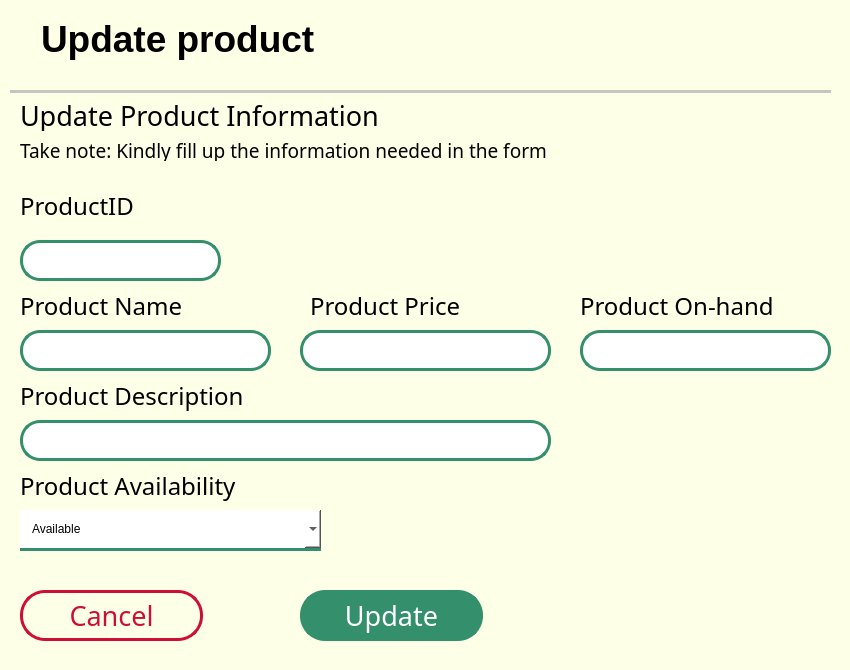
    <widget class="QFrame" name="ProdUptFrame">
     <property name="geometry">
      <rect>
       <x>240</x>
       <y>10</y>
       <width>850</width>
       <height>670</height>
      </rect>
     </property>
     <property name="styleSheet">
      <string notr="true">background-color: rgb(254, 255, 231);
border-radius:20px;</string>
     </property>
     <property name="frameShape">
      <enum>QFrame::StyledPanel</enum>
     </property>
     <property name="frameShadow">
      <enum>QFrame::Raised</enum>
     </property>
     <widget class="QFrame" name="DashboardTitle_7">
      <property name="geometry">
       <rect>
        <x>19</x>
        <y>9</y>
        <width>811</width>
        <height>71</height>
       </rect>
      </property>
      <property name="frameShape">
       <enum>QFrame::StyledPanel</enum>
      </property>
      <property name="frameShadow">
       <enum>QFrame::Raised</enum>
      </property>
      <layout class="QFormLayout" name="formLayout_7">
       <item row="0" column="0">
        <widget class="QLabel" name="label_45">
         <property name="text">
          <string/>
         </property>
         <property name="pixmap">
          <pixmap>Resize resources/stationery.png</pixmap>
         </property>
         <property name="scaledContents">
          <bool>true</bool>
         </property>
        </widget>
       </item>
       <item row="0" column="1">
        <widget class="QLabel" name="label_46">
         <property name="styleSheet">
          <string notr="true">font: 20pt &quot;Century Gothic&quot;;</string>
         </property>
         <property name="text">
          <string>&lt;html&gt;&lt;head/&gt;&lt;body&gt;&lt;p&gt;&lt;span style=&quot; font-size:28pt; font-weight:600;&quot;&gt;Update product&lt;/span&gt;&lt;/p&gt;&lt;/body&gt;&lt;/html&gt;</string>
         </property>
         <property name="alignment">
          <set>Qt::AlignJustify|Qt::AlignVCenter</set>
         </property>
        </widget>
       </item>
      </layout>
     </widget>
     <widget class="Line" name="line_8">
      <property name="geometry">
       <rect>
        <x>10</x>
        <y>90</y>
        <width>821</width>
        <height>3</height>
       </rect>
      </property>
      <property name="styleSheet">
       <string notr="true">background-color: rgb(197, 197, 197);</string>
      </property>
      <property name="orientation">
       <enum>Qt::Horizontal</enum>
      </property>
     </widget>
     <widget class="QLabel" name="label_47">
      <property name="geometry">
       <rect>
        <x>20</x>
        <y>100</y>
        <width>723</width>
        <height>31</height>
       </rect>
      </property>
      <property name="font">
       <font>
        <family>Century Gothic</family>
        <pointsize>20</pointsize>
       </font>
      </property>
      <property name="styleSheet">
       <string notr="true"/>
      </property>
      <property name="text">
       <string>Update Product Information</string>
      </property>
      <property name="alignment">
       <set>Qt::AlignJustify|Qt::AlignVCenter</set>
      </property>
     </widget>
     <widget class="QLabel" name="label_48">
      <property name="geometry">
       <rect>
        <x>20</x>
        <y>140</y>
        <width>801</width>
        <height>21</height>
       </rect>
      </property>
      <property name="font">
       <font>
        <family>Century Gothic</family>
        <pointsize>14</pointsize>
       </font>
      </property>
      <property name="styleSheet">
       <string notr="true"/>
      </property>
      <property name="text">
       <string>Take note: Kindly fill up the information needed in the form</string>
      </property>
      <property name="alignment">
       <set>Qt::AlignJustify|Qt::AlignVCenter</set>
      </property>
     </widget>
     <widget class="QLineEdit" name="prodUptId">
      <property name="geometry">
       <rect>
        <x>20</x>
        <y>240</y>
        <width>201</width>
        <height>41</height>
       </rect>
      </property>
      <property name="font">
       <font>
        <family>Century Gothic</family>
        <pointsize>18</pointsize>
       </font>
      </property>
      <property name="styleSheet">
       <string notr="true">QLineEdit{
border-radius:20px;
border-style:solid;
border-width:3px;
border-color: rgba(52,143,108,255);
background-color: rgb(255, 255, 255);
padding-left:10px;
}</string>
      </property>
     </widget>
     <widget class="QLabel" name="label_49">
      <property name="geometry">
       <rect>
        <x>20</x>
        <y>190</y>
        <width>151</width>
        <height>31</height>
       </rect>
      </property>
      <property name="font">
       <font>
        <family>Century Gothic</family>
        <pointsize>18</pointsize>
        <weight>50</weight>
        <bold>false</bold>
       </font>
      </property>
      <property name="text">
       <string>ProductID</string>
      </property>
      <property name="alignment">
       <set>Qt::AlignJustify|Qt::AlignVCenter</set>
      </property>
     </widget>
     <widget class="QLabel" name="label_50">
      <property name="geometry">
       <rect>
        <x>20</x>
        <y>290</y>
        <width>351</width>
        <height>31</height>
       </rect>
      </property>
      <property name="font">
       <font>
        <family>Century Gothic</family>
        <pointsize>18</pointsize>
        <weight>50</weight>
        <bold>false</bold>
       </font>
      </property>
      <property name="text">
       <string>Product Name</string>
      </property>
      <property name="alignment">
       <set>Qt::AlignJustify|Qt::AlignVCenter</set>
      </property>
     </widget>
     <widget class="QLabel" name="label_51">
      <property name="geometry">
       <rect>
        <x>310</x>
        <y>290</y>
        <width>723</width>
        <height>31</height>
       </rect>
      </property>
      <property name="font">
       <font>
        <family>Century Gothic</family>
        <pointsize>18</pointsize>
        <weight>50</weight>
        <bold>false</bold>
       </font>
      </property>
      <property name="text">
       <string>Product Price</string>
      </property>
      <property name="alignment">
       <set>Qt::AlignJustify|Qt::AlignVCenter</set>
      </property>
     </widget>
     <widget class="QLabel" name="label_52">
      <property name="geometry">
       <rect>
        <x>20</x>
        <y>470</y>
        <width>351</width>
        <height>31</height>
       </rect>
      </property>
      <property name="font">
       <font>
        <family>Century Gothic</family>
        <pointsize>18</pointsize>
        <weight>50</weight>
        <bold>false</bold>
       </font>
      </property>
      <property name="text">
       <string>Product Availability</string>
      </property>
      <property name="alignment">
       <set>Qt::AlignJustify|Qt::AlignVCenter</set>
      </property>
     </widget>
     <widget class="QLabel" name="label_53">
      <property name="geometry">
       <rect>
        <x>20</x>
        <y>380</y>
        <width>351</width>
        <height>31</height>
       </rect>
      </property>
      <property name="font">
       <font>
        <family>Century Gothic</family>
        <pointsize>18</pointsize>
        <weight>50</weight>
        <bold>false</bold>
       </font>
      </property>
      <property name="text">
       <string>Product Description</string>
      </property>
      <property name="alignment">
       <set>Qt::AlignJustify|Qt::AlignVCenter</set>
      </property>
     </widget>
     <widget class="QPushButton" name="prodUptCancel_btn">
      <property name="geometry">
       <rect>
        <x>20</x>
        <y>590</y>
        <width>183</width>
        <height>51</height>
       </rect>
      </property>
      <property name="font">
       <font>
        <family>Century Gothic</family>
        <pointsize>20</pointsize>
       </font>
      </property>
      <property name="styleSheet">
       <string notr="true">QPushButton{
color: rgb(206, 14, 54);
border-radius:25px;
border-style:solid;
border-width:3px;
border-color: rgb(206, 14, 54);
}
</string>
      </property>
      <property name="text">
       <string>Cancel</string>
      </property>
      <property name="iconSize">
       <size>
        <width>40</width>
        <height>40</height>
       </size>
      </property>
     </widget>
     <widget class="QPushButton" name="prodUpt_btn">
      <property name="geometry">
       <rect>
        <x>300</x>
        <y>590</y>
        <width>183</width>
        <height>51</height>
       </rect>
      </property>
      <property name="font">
       <font>
        <family>Century Gothic</family>
        <pointsize>20</pointsize>
       </font>
      </property>
      <property name="styleSheet">
       <string notr="true">QPushButton{
border-radius:25px;
border-style:solid;
border-width:3px;
border-color: rgba(52,143,108,255);
background-color: rgba(52,143,108,255);
	color: rgb(255, 255, 255);
}</string>
      </property>
      <property name="text">
       <string>Update</string>
      </property>
      <property name="iconSize">
       <size>
        <width>40</width>
        <height>40</height>
       </size>
      </property>
     </widget>
     <widget class="QLineEdit" name="prodUptName">
      <property name="geometry">
       <rect>
        <x>20</x>
        <y>330</y>
        <width>251</width>
        <height>41</height>
       </rect>
      </property>
      <property name="font">
       <font>
        <family>Century Gothic</family>
        <pointsize>18</pointsize>
       </font>
      </property>
      <property name="styleSheet">
       <string notr="true">QLineEdit{
border-radius:20px;
border-style:solid;
border-width:3px;
border-color: rgba(52,143,108,255);
background-color: rgb(255, 255, 255);
padding-left:10px;
}</string>
      </property>
     </widget>
     <widget class="QLineEdit" name="prodUptDescription">
      <property name="geometry">
       <rect>
        <x>20</x>
        <y>420</y>
        <width>531</width>
        <height>41</height>
       </rect>
      </property>
      <property name="font">
       <font>
        <family>Century Gothic</family>
        <pointsize>18</pointsize>
       </font>
      </property>
      <property name="styleSheet">
       <string notr="true">QLineEdit{
border-radius:20px;
border-style:solid;
border-width:3px;
border-color: rgba(52,143,108,255);
background-color: rgb(255, 255, 255);
padding-left:10px;
}</string>
      </property>
     </widget>
     <widget class="QLineEdit" name="prodUptPrice">
      <property name="geometry">
       <rect>
        <x>300</x>
        <y>330</y>
        <width>251</width>
        <height>41</height>
       </rect>
      </property>
      <property name="font">
       <font>
        <family>Century Gothic</family>
        <pointsize>18</pointsize>
       </font>
      </property>
      <property name="styleSheet">
       <string notr="true">QLineEdit{
border-radius:20px;
border-style:solid;
border-width:3px;
border-color: rgba(52,143,108,255);
background-color: rgb(255, 255, 255);
padding-left:10px;
}</string>
      </property>
     </widget>
     <widget class="QLineEdit" name="prodUptOnhand">
      <property name="geometry">
       <rect>
        <x>580</x>
        <y>330</y>
        <width>251</width>
        <height>41</height>
       </rect>
      </property>
      <property name="font">
       <font>
        <family>Century Gothic</family>
        <pointsize>18</pointsize>
       </font>
      </property>
      <property name="styleSheet">
       <string notr="true">QLineEdit{
border-radius:20px;
border-style:solid;
border-width:3px;
border-color: rgba(52,143,108,255);
background-color: rgb(255, 255, 255);
padding-left:10px;
}</string>
      </property>
     </widget>
     <widget class="QLabel" name="label_54">
      <property name="geometry">
       <rect>
        <x>580</x>
        <y>290</y>
        <width>723</width>
        <height>31</height>
       </rect>
      </property>
      <property name="font">
       <font>
        <family>Century Gothic</family>
        <pointsize>18</pointsize>
        <weight>50</weight>
        <bold>false</bold>
       </font>
      </property>
      <property name="text">
       <string>Product On-hand</string>
      </property>
      <property name="alignment">
       <set>Qt::AlignJustify|Qt::AlignVCenter</set>
      </property>
     </widget>
     <widget class="QComboBox" name="prodUptAvailabilityComboBox">
      <property name="geometry">
       <rect>
        <x>20</x>
        <y>510</y>
        <width>301</width>
        <height>41</height>
       </rect>
      </property>
      <property name="font">
       <font>
        <family>Century Gothic</family>
        <pointsize>18</pointsize>
       </font>
      </property>
      <property name="styleSheet">
       <string notr="true">border-style:none;
background-color: rgb(255, 255, 255);
font: 18pt &quot;Century Gothic&quot;;
border-radius:0px;
border-bottom-style:solid;
border-width:3px;
border-bottom-color: rgba(52,143,108,255);
padding-left:10px;</string>
      </property>
      <property name="editable">
       <bool>true</bool>
      </property>
      <property name="currentText">
       <string>Available</string>
      </property>
      <item>
       <property name="text">
        <string>Available</string>
       </property>
      </item>
      <item>
       <property name="text">
        <string>Not Available</string>
       </property>
      </item>
     </widget>
    </widget>
